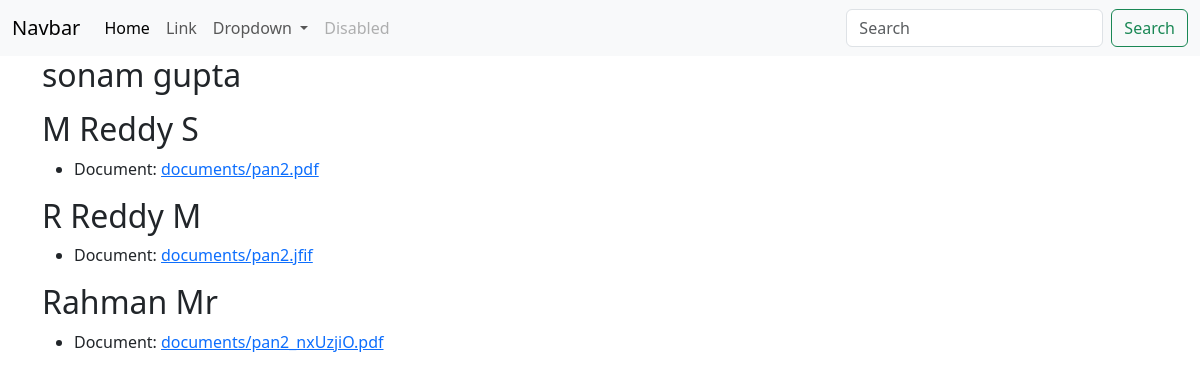
Page /customer_data/ on the committed database.
### onboarding/models.py (models this page shows, shortened)
class Customer(models.Model):
    GENDER_CHOICES = [
        ('M', 'Male'),
        ('F', 'Female'),
        ('O', 'Other'),
    ]
    surname = models.CharField(max_length=100)
    firstname = models.CharField(max_length=100)
    nationality = models.ForeignKey(Country, on_delete=models.CASCADE)
    gender = models.CharField(max_length=1, choices=GENDER_CHOICES)
    created_by = models.ForeignKey(User, on_delete=models.CASCADE, related_name='created_customers')

class CustomerDocument(models.Model):
    customer = models.ForeignKey(Customer, on_delete=models.CASCADE)
    attached_file = models.FileField(upload_to='documents/')
    extracted_json = models.TextField()
    created_at = models.DateTimeField(auto_now_add=True)

### onboarding/views.py (the view)
# urls.py: path('customer_data/', views.customer_list_extracted, name='customer_data'),
def customer_list_extracted(request):
    customers = Customer.objects.all()
    customer_documents = CustomerDocument.objects.filter(customer__in=customers)
    customer_data = []
    for customer in customers:
        documents = customer_documents.filter(customer=customer)
        document_data = []
        for document in documents:
            if document.extracted_json:
                extracted_data = json.loads(document.extracted_json)
            else:
                extracted_data = {}
            document_data.append({
                'file': document.attached_file,
                'extracted_data': extracted_data
            })
        customer_data.append({
            'customer': customer,
            'documents': document_data
        })
    return render(request, 'customer_list_data.html', {'customer_data': customer_data})

### onboarding/templates/customer_list_data.html (shortened to what this page needs)
{% extends "base.html" %}
{%block content%}
<!DOCTYPE html>
<html lang="en">
<head>
</head>
<body>
    {% for customer_info in customer_data %}
        <h2>{{ customer_info.customer.firstname }} {{ customer_info.customer.surname }}</h2>
        <ul>
            {% for document in customer_info.documents %}
                <li>Document: <a href="{{ document.file.url }}">{{ document.file }}</a></li>
            {% endfor %}
        </ul>
    {% endfor %}
</body>
</html>
{%endblock%}

### onboarding/templates/base.html (shortened to what this page needs)
<!doctype html>
<html lang="en">
  <head>
    <link href="https://cdn.jsdelivr.net/npm/bootstrap@5.3.3/dist/css/bootstrap.min.css" rel="stylesheet">
  </head>
  <body>
    {%include 'navbar.html'%}
    <div class="container">
    {%block content%}
    {%endblock%}
</div>
  </body>
</html>

### onboarding/templates/navbar.html (shortened to what this page needs)
{%block content%}
<nav class="navbar navbar-expand-lg bg-body-tertiary">
    <div class="container-fluid">
      <a class="navbar-brand" href="/">Navbar</a>
      <div class="collapse navbar-collapse" id="navbarSupportedContent">
        <ul class="navbar-nav me-auto mb-2 mb-lg-0">
          <li class="nav-item">
            <a class="nav-link active" aria-current="page" href="/">Home</a>
          </li>
          <li class="nav-item">
            <a class="nav-link" href="/">Link</a>
          </li>
          <li class="nav-item dropdown">
            <a class="nav-link dropdown-toggle" href="#" role="button" data-bs-toggle="dropdown" aria-expanded="false">
              Dropdown
            </a>
          </li>
          <li class="nav-item">
            <a class="nav-link disabled" aria-disabled="true">Disabled</a>
          </li>
        </ul>
        <form class="d-flex" role="search">
          <input class="form-control me-2" type="search" placeholder="Search" aria-label="Search">
          <button class="btn btn-outline-success" type="submit">Search</button>
        </form>
      </div>
    </div>
  </nav>
{%endblock%}

### rows in the picture
Customer: customer.firstname "sonam", customer.surname "gupta"
Customer: customer.firstname "M Reddy", customer.surname "S"
CustomerDocument: file "documents/pan2.pdf"
Customer: customer.firstname "R Reddy", customer.surname "M"
CustomerDocument: file "documents/pan2.jfif"
Customer: customer.firstname "Rahman", customer.surname "Mr"
CustomerDocument: file "documents/pan2_nxUzjiO.pdf"
